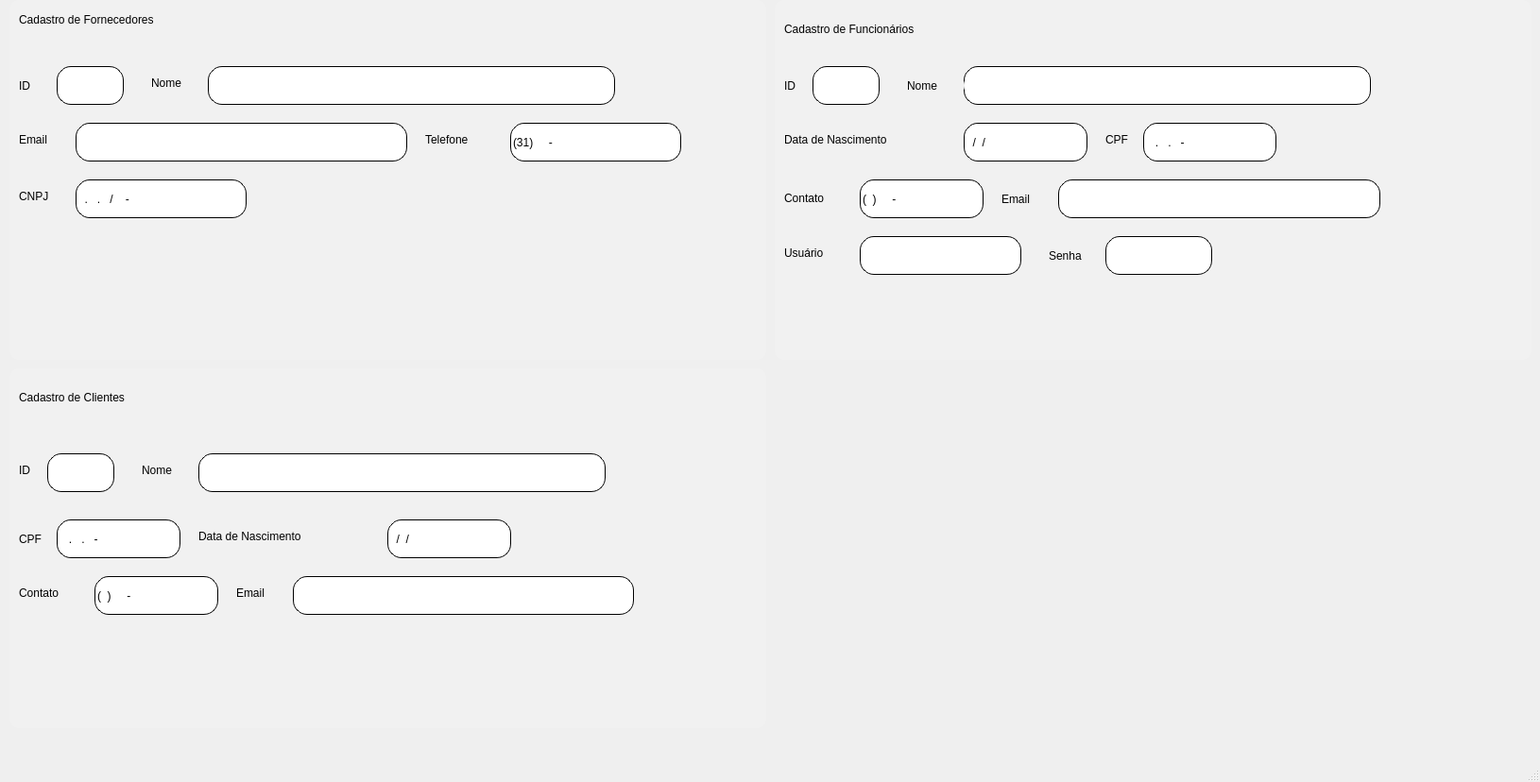
<?xml version="1.0" encoding="UTF-8"?>
<ui version="4.0">
 <class>MainWindow</class>
 <widget class="QMainWindow" name="MainWindow">
  <property name="geometry">
   <rect>
    <x>0</x>
    <y>0</y>
    <width>1630</width>
    <height>828</height>
   </rect>
  </property>
  <property name="windowTitle">
   <string>MainWindow</string>
  </property>
  <widget class="QWidget" name="centralwidget">
   <widget class="QWidget" name="fr_fornecedores" native="true">
    <property name="geometry">
     <rect>
      <x>10</x>
      <y>0</y>
      <width>801</width>
      <height>381</height>
     </rect>
    </property>
    <property name="styleSheet">
     <string notr="true">background-color: rgb(241, 241, 241);
border-radius:10px;</string>
    </property>
    <widget class="QLabel" name="label_14">
     <property name="geometry">
      <rect>
       <x>10</x>
       <y>10</y>
       <width>261</width>
       <height>21</height>
      </rect>
     </property>
     <property name="text">
      <string>Cadastro de Fornecedores</string>
     </property>
    </widget>
    <widget class="QLabel" name="label_16">
     <property name="geometry">
      <rect>
       <x>10</x>
       <y>80</y>
       <width>31</width>
       <height>21</height>
      </rect>
     </property>
     <property name="text">
      <string>ID</string>
     </property>
    </widget>
    <widget class="QLineEdit" name="ent_id_forne">
     <property name="geometry">
      <rect>
       <x>50</x>
       <y>70</y>
       <width>71</width>
       <height>41</height>
      </rect>
     </property>
     <property name="styleSheet">
      <string notr="true">QLineEdit {
border-style: outset;
border-width: 1px;
border-radius: 15px;
border-color: black;
font: 87 12pt &quot;Segoe UI Black&quot;;
color: rgb(0, 0, 0);
background-color: rgb(255, 255, 255);
}</string>
     </property>
    </widget>
    <widget class="QLabel" name="label_17">
     <property name="geometry">
      <rect>
       <x>150</x>
       <y>80</y>
       <width>61</width>
       <height>16</height>
      </rect>
     </property>
     <property name="text">
      <string>Nome</string>
     </property>
    </widget>
    <widget class="QLabel" name="label_18">
     <property name="geometry">
      <rect>
       <x>10</x>
       <y>140</y>
       <width>51</width>
       <height>16</height>
      </rect>
     </property>
     <property name="text">
      <string>Email</string>
     </property>
    </widget>
    <widget class="QLineEdit" name="ent_email_forne">
     <property name="geometry">
      <rect>
       <x>70</x>
       <y>130</y>
       <width>351</width>
       <height>41</height>
      </rect>
     </property>
     <property name="styleSheet">
      <string notr="true">QLineEdit {
border-style: outset;
border-width: 1px;
border-radius: 15px;
border-color: black;
font: 87 12pt &quot;Segoe UI Black&quot;;
color: rgb(0, 0, 0);
background-color: rgb(255, 255, 255);
}</string>
     </property>
    </widget>
    <widget class="QLabel" name="label_19">
     <property name="geometry">
      <rect>
       <x>440</x>
       <y>140</y>
       <width>81</width>
       <height>16</height>
      </rect>
     </property>
     <property name="text">
      <string>Telefone</string>
     </property>
    </widget>
    <widget class="QLineEdit" name="ent_telefone_forne">
     <property name="geometry">
      <rect>
       <x>530</x>
       <y>130</y>
       <width>181</width>
       <height>41</height>
      </rect>
     </property>
     <property name="styleSheet">
      <string notr="true">QLineEdit {
border-style: outset;
border-width: 1px;
border-radius: 15px;
border-color: black;
font: 87 12pt &quot;Segoe UI Black&quot;;
color: rgb(0, 0, 0);
background-color: rgb(255, 255, 255);
}</string>
     </property>
     <property name="inputMask">
      <string>(31)99999-9999</string>
     </property>
    </widget>
    <widget class="QLabel" name="label_20">
     <property name="geometry">
      <rect>
       <x>10</x>
       <y>200</y>
       <width>51</width>
       <height>16</height>
      </rect>
     </property>
     <property name="text">
      <string>CNPJ</string>
     </property>
    </widget>
    <widget class="QLineEdit" name="ent_cnpj_forne">
     <property name="geometry">
      <rect>
       <x>70</x>
       <y>190</y>
       <width>181</width>
       <height>41</height>
      </rect>
     </property>
     <property name="styleSheet">
      <string notr="true">QLineEdit {
border-style: outset;
border-width: 1px;
border-radius: 15px;
border-color: black;
font: 87 12pt &quot;Segoe UI Black&quot;;
color: rgb(0, 0, 0);
background-color: rgb(255, 255, 255);
}</string>
     </property>
     <property name="inputMask">
      <string>99.999.999/9999-99</string>
     </property>
    </widget>
    <widget class="QLineEdit" name="ent_nome_forne">
     <property name="geometry">
      <rect>
       <x>210</x>
       <y>70</y>
       <width>431</width>
       <height>41</height>
      </rect>
     </property>
     <property name="styleSheet">
      <string notr="true">QLineEdit {
border-style: outset;
border-width: 1px;
border-radius: 15px;
border-color: black;
font: 87 12pt &quot;Segoe UI Black&quot;;
color: rgb(0, 0, 0);
background-color: rgb(255, 255, 255);
}</string>
     </property>
    </widget>
   </widget>
   <widget class="QWidget" name="fr_clientes" native="true">
    <property name="geometry">
     <rect>
      <x>10</x>
      <y>390</y>
      <width>801</width>
      <height>381</height>
     </rect>
    </property>
    <property name="styleSheet">
     <string notr="true">background-color: rgb(241, 241, 241);
border-radius:10px;</string>
    </property>
    <widget class="QLabel" name="label_15">
     <property name="geometry">
      <rect>
       <x>10</x>
       <y>20</y>
       <width>201</width>
       <height>21</height>
      </rect>
     </property>
     <property name="text">
      <string>Cadastro de Clientes</string>
     </property>
    </widget>
    <widget class="QLabel" name="label_idC">
     <property name="geometry">
      <rect>
       <x>10</x>
       <y>100</y>
       <width>31</width>
       <height>16</height>
      </rect>
     </property>
     <property name="text">
      <string>ID</string>
     </property>
    </widget>
    <widget class="QLineEdit" name="ent_id_clientes">
     <property name="geometry">
      <rect>
       <x>40</x>
       <y>90</y>
       <width>71</width>
       <height>41</height>
      </rect>
     </property>
     <property name="styleSheet">
      <string notr="true">QLineEdit {
border-style: outset;
border-width: 1px;
border-radius: 15px;
border-color: black;
font: 87 12pt &quot;Segoe UI Black&quot;;
color: rgb(0, 0, 0);
background-color: rgb(255, 255, 255);
}</string>
     </property>
    </widget>
    <widget class="QLabel" name="label_nomeC">
     <property name="geometry">
      <rect>
       <x>140</x>
       <y>100</y>
       <width>61</width>
       <height>16</height>
      </rect>
     </property>
     <property name="text">
      <string>Nome</string>
     </property>
    </widget>
    <widget class="QLineEdit" name="ent_nome_clientes">
     <property name="geometry">
      <rect>
       <x>200</x>
       <y>90</y>
       <width>431</width>
       <height>41</height>
      </rect>
     </property>
     <property name="styleSheet">
      <string notr="true">QLineEdit {
border-style: outset;
border-width: 1px;
border-radius: 15px;
border-color: black;
font: 87 12pt &quot;Segoe UI Black&quot;;
color: rgb(0, 0, 0);
background-color: rgb(255, 255, 255);
}</string>
     </property>
    </widget>
    <widget class="QLabel" name="label_cpfC">
     <property name="geometry">
      <rect>
       <x>10</x>
       <y>170</y>
       <width>41</width>
       <height>21</height>
      </rect>
     </property>
     <property name="text">
      <string>CPF</string>
     </property>
    </widget>
    <widget class="QLineEdit" name="ent_cpf_clientes">
     <property name="geometry">
      <rect>
       <x>50</x>
       <y>160</y>
       <width>131</width>
       <height>41</height>
      </rect>
     </property>
     <property name="styleSheet">
      <string notr="true">QLineEdit {
border-style: outset;
border-width: 1px;
border-radius: 15px;
border-color: black;
font: 87 12pt &quot;Segoe UI Black&quot;;
color: rgb(0, 0, 0);
background-color: rgb(255, 255, 255);
}</string>
     </property>
     <property name="inputMask">
      <string>999.999.999-99</string>
     </property>
    </widget>
    <widget class="QLabel" name="label_dt_nascimentoC">
     <property name="geometry">
      <rect>
       <x>200</x>
       <y>170</y>
       <width>181</width>
       <height>16</height>
      </rect>
     </property>
     <property name="text">
      <string>Data de Nascimento</string>
     </property>
    </widget>
    <widget class="QLineEdit" name="ent_dt_nascimento">
     <property name="geometry">
      <rect>
       <x>400</x>
       <y>160</y>
       <width>131</width>
       <height>41</height>
      </rect>
     </property>
     <property name="styleSheet">
      <string notr="true">QLineEdit {
border-style: outset;
border-width: 1px;
border-radius: 15px;
border-color: black;
font: 87 12pt &quot;Segoe UI Black&quot;;
color: rgb(0, 0, 0);
background-color: rgb(255, 255, 255);
}</string>
     </property>
     <property name="inputMask">
      <string>99/99/9999</string>
     </property>
    </widget>
    <widget class="QLabel" name="label_contatoC">
     <property name="geometry">
      <rect>
       <x>10</x>
       <y>230</y>
       <width>81</width>
       <height>16</height>
      </rect>
     </property>
     <property name="text">
      <string>Contato</string>
     </property>
    </widget>
    <widget class="QLineEdit" name="ent_contato_clientes">
     <property name="geometry">
      <rect>
       <x>90</x>
       <y>220</y>
       <width>131</width>
       <height>41</height>
      </rect>
     </property>
     <property name="styleSheet">
      <string notr="true">QLineEdit {
border-style: outset;
border-width: 1px;
border-radius: 15px;
border-color: black;
font: 87 12pt &quot;Segoe UI Black&quot;;
color: rgb(0, 0, 0);
background-color: rgb(255, 255, 255);
}</string>
     </property>
     <property name="inputMask">
      <string>(99)99999-9999</string>
     </property>
    </widget>
    <widget class="QLabel" name="label_emailC">
     <property name="geometry">
      <rect>
       <x>240</x>
       <y>230</y>
       <width>51</width>
       <height>16</height>
      </rect>
     </property>
     <property name="text">
      <string>Email</string>
     </property>
    </widget>
    <widget class="QLineEdit" name="ent_email_clientes">
     <property name="geometry">
      <rect>
       <x>300</x>
       <y>220</y>
       <width>361</width>
       <height>41</height>
      </rect>
     </property>
     <property name="styleSheet">
      <string notr="true">QLineEdit {
border-style: outset;
border-width: 1px;
border-radius: 15px;
border-color: black;
font: 87 12pt &quot;Segoe UI Black&quot;;
color: rgb(0, 0, 0);
background-color: rgb(255, 255, 255);
}</string>
     </property>
    </widget>
   </widget>
   <widget class="QWidget" name="fr_funcionarios" native="true">
    <property name="geometry">
     <rect>
      <x>820</x>
      <y>0</y>
      <width>801</width>
      <height>381</height>
     </rect>
    </property>
    <property name="styleSheet">
     <string notr="true">background-color: rgb(241, 241, 241);
border-radius:10px;</string>
    </property>
    <widget class="QLabel" name="label_13">
     <property name="geometry">
      <rect>
       <x>10</x>
       <y>20</y>
       <width>231</width>
       <height>21</height>
      </rect>
     </property>
     <property name="text">
      <string>Cadastro de Funcionários</string>
     </property>
    </widget>
    <widget class="QLineEdit" name="ent_id">
     <property name="geometry">
      <rect>
       <x>40</x>
       <y>70</y>
       <width>71</width>
       <height>41</height>
      </rect>
     </property>
     <property name="styleSheet">
      <string notr="true">QLineEdit {
border-style: outset;
border-width: 1px;
border-radius: 15px;
border-color: black;
font: 87 12pt &quot;Segoe UI Black&quot;;
color: rgb(0, 0, 0);
background-color: rgb(255, 255, 255);
}</string>
     </property>
    </widget>
    <widget class="QLabel" name="label_id">
     <property name="geometry">
      <rect>
       <x>10</x>
       <y>80</y>
       <width>21</width>
       <height>21</height>
      </rect>
     </property>
     <property name="text">
      <string>ID</string>
     </property>
    </widget>
    <widget class="QLineEdit" name="ent_nome">
     <property name="geometry">
      <rect>
       <x>200</x>
       <y>70</y>
       <width>431</width>
       <height>41</height>
      </rect>
     </property>
     <property name="styleSheet">
      <string notr="true">QLineEdit {
border-style: outset;
border-width: 1px;
border-radius: 15px;
border-color: black;
font: 87 12pt &quot;Segoe UI Black&quot;;
color: rgb(0, 0, 0);
background-color: rgb(255, 255, 255);
}</string>
     </property>
    </widget>
    <widget class="QLineEdit" name="ent_nascimento">
     <property name="geometry">
      <rect>
       <x>200</x>
       <y>130</y>
       <width>131</width>
       <height>41</height>
      </rect>
     </property>
     <property name="styleSheet">
      <string notr="true">QLineEdit {
border-style: outset;
border-width: 1px;
border-radius: 15px;
border-color: black;
font: 87 12pt &quot;Segoe UI Black&quot;;
color: rgb(0, 0, 0);
background-color: rgb(255, 255, 255);
}</string>
     </property>
     <property name="inputMask">
      <string>99/99/9999</string>
     </property>
    </widget>
    <widget class="QLabel" name="label_nome">
     <property name="geometry">
      <rect>
       <x>140</x>
       <y>80</y>
       <width>61</width>
       <height>21</height>
      </rect>
     </property>
     <property name="text">
      <string>Nome</string>
     </property>
    </widget>
    <widget class="QLabel" name="label_contato">
     <property name="geometry">
      <rect>
       <x>10</x>
       <y>200</y>
       <width>81</width>
       <height>20</height>
      </rect>
     </property>
     <property name="text">
      <string>Contato</string>
     </property>
    </widget>
    <widget class="QLabel" name="label_nascimento">
     <property name="geometry">
      <rect>
       <x>10</x>
       <y>140</y>
       <width>181</width>
       <height>16</height>
      </rect>
     </property>
     <property name="text">
      <string>Data de Nascimento</string>
     </property>
    </widget>
    <widget class="QLabel" name="label_cpf">
     <property name="geometry">
      <rect>
       <x>350</x>
       <y>140</y>
       <width>47</width>
       <height>16</height>
      </rect>
     </property>
     <property name="text">
      <string>CPF</string>
     </property>
    </widget>
    <widget class="QLabel" name="label_email">
     <property name="geometry">
      <rect>
       <x>240</x>
       <y>200</y>
       <width>51</width>
       <height>21</height>
      </rect>
     </property>
     <property name="text">
      <string>Email</string>
     </property>
    </widget>
    <widget class="QLabel" name="label_senha">
     <property name="geometry">
      <rect>
       <x>290</x>
       <y>260</y>
       <width>61</width>
       <height>21</height>
      </rect>
     </property>
     <property name="text">
      <string>Senha</string>
     </property>
    </widget>
    <widget class="QLabel" name="label_usuario">
     <property name="geometry">
      <rect>
       <x>10</x>
       <y>260</y>
       <width>71</width>
       <height>16</height>
      </rect>
     </property>
     <property name="text">
      <string>Usuário</string>
     </property>
    </widget>
    <widget class="QLineEdit" name="ent_cpf">
     <property name="geometry">
      <rect>
       <x>390</x>
       <y>130</y>
       <width>141</width>
       <height>41</height>
      </rect>
     </property>
     <property name="styleSheet">
      <string notr="true">QLineEdit {
border-style: outset;
border-width: 1px;
border-radius: 15px;
border-color: black;
font: 87 12pt &quot;Segoe UI Black&quot;;
color: rgb(0, 0, 0);
background-color: rgb(255, 255, 255);
}</string>
     </property>
     <property name="inputMask">
      <string>999.999.999-99</string>
     </property>
    </widget>
    <widget class="QLineEdit" name="ent_contato">
     <property name="geometry">
      <rect>
       <x>90</x>
       <y>190</y>
       <width>131</width>
       <height>41</height>
      </rect>
     </property>
     <property name="styleSheet">
      <string notr="true">QLineEdit {
border-style: outset;
border-width: 1px;
border-radius: 15px;
border-color: black;
font: 87 12pt &quot;Segoe UI Black&quot;;
color: rgb(0, 0, 0);
background-color: rgb(255, 255, 255);
}</string>
     </property>
     <property name="inputMask">
      <string>(99)99999-9999</string>
     </property>
    </widget>
    <widget class="QLineEdit" name="ent_email">
     <property name="geometry">
      <rect>
       <x>300</x>
       <y>190</y>
       <width>341</width>
       <height>41</height>
      </rect>
     </property>
     <property name="styleSheet">
      <string notr="true">QLineEdit {
border-style: outset;
border-width: 1px;
border-radius: 15px;
border-color: black;
font: 87 12pt &quot;Segoe UI Black&quot;;
color: rgb(0, 0, 0);
background-color: rgb(255, 255, 255);
}</string>
     </property>
    </widget>
    <widget class="QLineEdit" name="ent_senha">
     <property name="geometry">
      <rect>
       <x>350</x>
       <y>250</y>
       <width>113</width>
       <height>41</height>
      </rect>
     </property>
     <property name="styleSheet">
      <string notr="true">QLineEdit {
border-style: outset;
border-width: 1px;
border-radius: 15px;
border-color: black;
font: 87 12pt &quot;Segoe UI Black&quot;;
color: rgb(0, 0, 0);
background-color: rgb(255, 255, 255);
}</string>
     </property>
    </widget>
    <widget class="QLineEdit" name="ent_usuario">
     <property name="geometry">
      <rect>
       <x>90</x>
       <y>250</y>
       <width>171</width>
       <height>41</height>
      </rect>
     </property>
     <property name="styleSheet">
      <string notr="true">QLineEdit {
border-style: outset;
border-width: 1px;
border-radius: 15px;
border-color: black;
font: 87 12pt &quot;Segoe UI Black&quot;;
color: rgb(0, 0, 0);
background-color: rgb(255, 255, 255);
}</string>
     </property>
    </widget>
   </widget>
  </widget>
  <widget class="QMenuBar" name="menubar">
   <property name="geometry">
    <rect>
     <x>0</x>
     <y>0</y>
     <width>1630</width>
     <height>21</height>
    </rect>
   </property>
  </widget>
  <widget class="QStatusBar" name="statusbar"/>
 </widget>
 <resources/>
 <connections/>
</ui>
